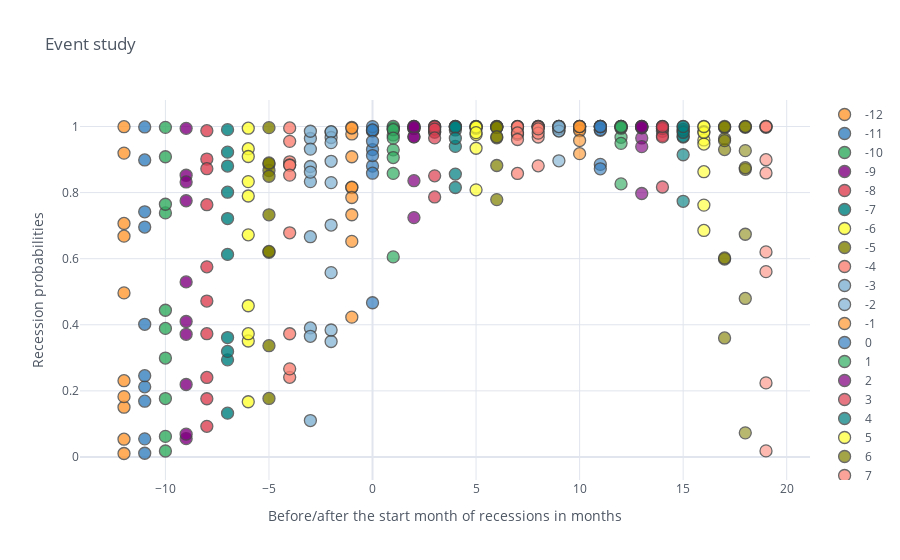

Here is the notebook cell this chart was saved with:
### Code cell
bf_af_prob.iplot(kind='scatter', theme='white', x='months', y='probability', categories='months',
                 xTitle='Before/after the start month of recessions in months', yTitle='Recession probabilities',
                 title='Event study' )

### Figure 1 — Plotly figure (JSON) as saved in the notebook; plotly's stock layout.template omitted (floating-point values rounded to 4 significant figures)
{"data": [{"marker": {"color": "rgba(255, 153, 51, 1.0)", "line": {"width": 1.3}, "opacity": 0.8, "size": 12, "symbol": "circle"}, "mode": "markers", "name": "-12", "textfont": {"color": "#4D5663"}, "type": "scatter", "x": ["-12", "-12", "-12", "-12", "-12", "-12", "-12", "-12", "-12", "-12"], "y": [0.9195, 0.01045, 0.4965, 0.05373, 0.1506, 0.9994, 0.6681, 0.1825, 0.7066, 0.2308]}, {"marker": {"color": "rgba(55, 128, 191, 1.0)", "line": {"width": 1.3}, "opacity": 0.8, "size": 12, "symbol": "circle"}, "mode": "markers", "name": "-11", "textfont": {"color": "#4D5663"}, "type": "scatter", "x": ["-11", "-11", "-11", "-11", "-11", "-11", "-11", "-11", "-11", "-11"], "y": [0.8988, 0.01128, 0.4015, 0.05473, 0.2122, 0.9987, 0.6958, 0.1688, 0.7419, 0.2458]}, {"marker": {"color": "rgba(50, 171, 96, 1.0)", "line": {"width": 1.3}, "opacity": 0.8, "size": 12, "symbol": "circle"}, "mode": "markers", "name": "-10", "textfont": {"color": "#4D5663"}, "type": "scatter", "x": ["-10", "-10", "-10", "-10", "-10", "-10", "-10", "-10", "-10", "-10"], "y": [0.9084, 0.01805, 0.4439, 0.06221, 0.2992, 0.9974, 0.7386, 0.1767, 0.7647, 0.389]}, {"marker": {"color": "rgba(128, 0, 128, 1.0)", "line": {"width": 1.3}, "opacity": 0.8, "size": 12, "symbol": "circle"}, "mode": "markers", "name": "-9", "textfont": {"color": "#4D5663"}, "type": "scatter", "x": ["-9", "-9", "-9", "-9", "-9", "-9", "-9", "-9", "-9", "-9"], "y": [0.8525, 0.05546, 0.4099, 0.06902, 0.5297, 0.9943, 0.8322, 0.2193, 0.7752, 0.3711]}, {"marker": {"color": "rgba(219, 64, 82, 1.0)", "line": {"width": 1.3}, "opacity": 0.8, "size": 12, "symbol": "circle"}, "mode": "markers", "name": "-8", "textfont": {"color": "#4D5663"}, "type": "scatter", "x": ["-8", "-8", "-8", "-8", "-8", "-8", "-8", "-8", "-8", "-8"], "y": [0.9015, 0.1762, 0.3731, 0.09266, 0.5753, 0.9872, 0.8723, 0.2405, 0.7634, 0.4717]}, {"marker": {"color": "rgba(0, 128, 128, 1.0)", "line": {"width": 1.3}, "opacity": 0.8, "size": 12, "symbol": "circle"}, "mode": "markers", "name": "-7", "textfont": {"color": "#4D5663"}, "type": "scatter", "x": ["-7", "-7", "-7", "-7", "-7", "-7", "-7", "-7", "-7", "-7"], "y": [0.9224, 0.2939, 0.3614, 0.1325, 0.7215, 0.9905, 0.8804, 0.3194, 0.8012, 0.6129]}, {"marker": {"color": "rgba(255, 255, 51, 1.0)", "line": {"width": 1.3}, "opacity": 0.8, "size": 12, "symbol": "circle"}, "mode": "markers", "name": "-6", "textfont": {"color": "#4D5663"}, "type": "scatter", "x": ["-6", "-6", "-6", "-6", "-6", "-6", "-6", "-6", "-6", "-6"], "y": [0.9329, 0.3509, 0.373, 0.1671, 0.7897, 0.9949, 0.9092, 0.4575, 0.8332, 0.6722]}, {"marker": {"color": "rgba(128, 128, 0, 1.0)", "line": {"width": 1.3}, "opacity": 0.8, "size": 12, "symbol": "circle"}, "mode": "markers", "name": "-5", "textfont": {"color": "#4D5663"}, "type": "scatter", "x": ["-5", "-5", "-5", "-5", "-5", "-5", "-5", "-5", "-5", "-5"], "y": [0.8864, 0.6195, 0.3367, 0.1771, 0.8669, 0.9966, 0.8896, 0.7327, 0.8495, 0.6221]}, {"marker": {"color": "rgba(251, 128, 114, 1.0)", "line": {"width": 1.3}, "opacity": 0.8, "size": 12, "symbol": "circle"}, "mode": "markers", "name": "-4", "textfont": {"color": "#4D5663"}, "type": "scatter", "x": ["-4", "-4", "-4", "-4", "-4", "-4", "-4", "-4", "-4", "-4"], "y": [0.955, 0.2409, 0.3729, 0.2665, 0.8932, 0.9957, 0.8842, 0.8824, 0.8529, 0.6783]}, {"marker": {"color": "rgba(128, 177, 211, 1.0)", "line": {"width": 1.3}, "opacity": 0.8, "size": 12, "symbol": "circle"}, "mode": "markers", "name": "-3", "textfont": {"color": "#4D5663"}, "type": "scatter", "x": ["-3", "-3", "-3", "-3", "-3", "-3", "-3", "-3", "-3", "-3"], "y": [0.9637, 0.1101, 0.3905, 0.3651, 0.9316, 0.9856, 0.8789, 0.8332, 0.862, 0.6665]}, {"marker": {"color": "rgba(128, 177, 211, 0.8999999999999999)", "line": {"width": 1.3}, "opacity": 0.8, "size": 12, "symbol": "circle"}, "mode": "markers", "name": "-2", "textfont": {"color": "#4D5663"}, "type": "scatter", "x": ["-2", "-2", "-2", "-2", "-2", "-2", "-2", "-2", "-2", "-2"], "y": [0.9827, 0.3493, 0.3842, 0.5577, 0.9668, 0.9846, 0.8302, 0.9511, 0.8947, 0.7018]}, {"marker": {"color": "rgba(255, 153, 51, 0.8999999999999999)", "line": {"width": 1.3}, "opacity": 0.8, "size": 12, "symbol": "circle"}, "mode": "markers", "name": "-1", "textfont": {"color": "#4D5663"}, "type": "scatter", "x": ["-1", "-1", "-1", "-1", "-1", "-1", "-1", "-1", "-1", "-1"], "y": [0.6523, 0.7329, 0.4231, 0.8153, 0.9775, 0.9974, 0.8162, 0.9953, 0.9084, 0.7851]}, {"marker": {"color": "rgba(55, 128, 191, 0.8999999999999999)", "line": {"width": 1.3}, "opacity": 0.8, "size": 12, "symbol": "circle"}, "mode": "markers", "name": "0", "textfont": {"color": "#4D5663"}, "type": "scatter", "x": ["0", "0", "0", "0", "0", "0", "0", "0", "0", "0"], "y": [0.9886, 0.9302, 0.4666, 0.8804, 0.986, 0.9998, 0.8586, 0.9896, 0.9551, 0.912]}, {"marker": {"color": "rgba(50, 171, 96, 0.8999999999999999)", "line": {"width": 1.3}, "opacity": 0.8, "size": 12, "symbol": "circle"}, "mode": "markers", "name": "1", "textfont": {"color": "#4D5663"}, "type": "scatter", "x": ["1", "1", "1", "1", "1", "1", "1", "1", "1", "1"], "y": [0.995, 0.9744, 0.6055, 0.9294, 0.9926, 1.0, 0.8581, 0.9904, 0.9648, 0.9061]}, {"marker": {"color": "rgba(128, 0, 128, 0.8999999999999999)", "line": {"width": 1.3}, "opacity": 0.8, "size": 12, "symbol": "circle"}, "mode": "markers", "name": "2", "textfont": {"color": "#4D5663"}, "type": "scatter", "x": ["2", "2", "2", "2", "2", "2", "2", "2", "2", "2"], "y": [0.9996, 0.9943, 0.7243, 0.9689, 0.9955, 1.0, 0.836, 0.9941, 0.9687, 1.0]}, {"marker": {"color": "rgba(219, 64, 82, 0.8999999999999999)", "line": {"width": 1.3}, "opacity": 0.8, "size": 12, "symbol": "circle"}, "mode": "markers", "name": "3", "textfont": {"color": "#4D5663"}, "type": "scatter", "x": ["3", "3", "3", "3", "3", "3", "3", "3", "3", "3"], "y": [1.0, 0.9845, 0.8507, 0.9825, 0.9985, 1.0, 0.7867, 0.992, 0.9655, null]}, {"marker": {"color": "rgba(0, 128, 128, 0.8999999999999999)", "line": {"width": 1.3}, "opacity": 0.8, "size": 12, "symbol": "circle"}, "mode": "markers", "name": "4", "textfont": {"color": "#4D5663"}, "type": "scatter", "x": ["4", "4", "4", "4", "4", "4", "4", "4", "4", "4"], "y": [1.0, 0.8154, 0.9398, 0.9896, 0.9994, 1.0, 0.856, 0.9979, 0.9644, null]}, {"marker": {"color": "rgba(255, 255, 51, 0.8999999999999999)", "line": {"width": 1.3}, "opacity": 0.8, "size": 12, "symbol": "circle"}, "mode": "markers", "name": "5", "textfont": {"color": "#4D5663"}, "type": "scatter", "x": ["5", "5", "5", "5", "5", "5", "5", "5", "5", "5"], "y": [1.0, 0.9342, 0.9756, 0.9949, 0.9995, 0.9999, 0.8083, 0.998, 0.9814, null]}, {"marker": {"color": "rgba(128, 128, 0, 0.8999999999999999)", "line": {"width": 1.3}, "opacity": 0.8, "size": 12, "symbol": "circle"}, "mode": "markers", "name": "6", "textfont": {"color": "#4D5663"}, "type": "scatter", "x": ["6", "6", "6", "6", "6", "6", "6", "6", "6", "6"], "y": [1.0, 0.882, 0.9658, 0.9978, 0.9994, 0.9997, 0.7787, 0.9971, 0.969, null]}, {"marker": {"color": "rgba(251, 128, 114, 0.8999999999999999)", "line": {"width": 1.3}, "opacity": 0.8, "size": 12, "symbol": "circle"}, "mode": "markers", "name": "7", "textfont": {"color": "#4D5663"}, "type": "scatter", "x": ["7", "7", "7", "7", "7", "7", "7", "7", "7", "7"], "y": [1.0, 0.9811, 0.9761, 0.9997, 0.9987, 0.9995, 0.858, 0.9805, 0.9607, null]}, {"marker": {"color": "rgba(251, 128, 114, 0.7999999999999998)", "line": {"width": 1.3}, "opacity": 0.8, "size": 12, "symbol": "circle"}, "mode": "markers", "name": "8", "textfont": {"color": "#4D5663"}, "type": "scatter", "x": ["8", "8", "8", "8", "8", "8", "8", "8", "8", "8"], "y": [1.0, 0.9999, 0.9682, 0.9999, 0.9974, 0.9991, 0.8809, 0.9798, 0.9927, null]}, {"marker": {"color": "rgba(128, 177, 211, 0.7999999999999998)", "line": {"width": 1.3}, "opacity": 0.8, "size": 12, "symbol": "circle"}, "mode": "markers", "name": "9", "textfont": {"color": "#4D5663"}, "type": "scatter", "x": ["9", "9", "9", "9", "9", "9", "9", "9", "9", "9"], "y": [1.0, 1.0, 0.9878, 1.0, 0.9943, 0.9995, 0.8962, 0.9862, 0.9998, null]}, {"marker": {"color": "rgba(255, 153, 51, 0.7999999999999998)", "line": {"width": 1.3}, "opacity": 0.8, "size": 12, "symbol": "circle"}, "mode": "markers", "name": "10", "textfont": {"color": "#4D5663"}, "type": "scatter", "x": ["10", "10", "10", "10", "10", "10", "10", "10", "10", "10"], "y": [1.0, 1.0, 0.9918, 1.0, 0.9872, 0.9995, 0.9178, 0.9575, 0.9999, null]}, {"marker": {"color": "rgba(55, 128, 191, 0.7999999999999998)", "line": {"width": 1.3}, "opacity": 0.8, "size": 12, "symbol": "circle"}, "mode": "markers", "name": "11", "textfont": {"color": "#4D5663"}, "type": "scatter", "x": ["11", "11", "11", "11", "11", "11", "11", "11", "11", "11"], "y": [1.0, 0.9999, 0.9884, 1.0, 0.9905, 0.9994, 0.8854, 0.872, 0.9999, null]}, {"marker": {"color": "rgba(50, 171, 96, 0.7999999999999998)", "line": {"width": 1.3}, "opacity": 0.8, "size": 12, "symbol": "circle"}, "mode": "markers", "name": "12", "textfont": {"color": "#4D5663"}, "type": "scatter", "x": ["12", "12", "12", "12", "12", "12", "12", "12", "12", "12"], "y": [1.0, 0.9995, 0.9673, 1.0, 0.9949, 0.9975, 0.8263, 0.949, 1.0, null]}, {"marker": {"color": "rgba(128, 0, 128, 0.7999999999999998)", "line": {"width": 1.3}, "opacity": 0.8, "size": 12, "symbol": "circle"}, "mode": "markers", "name": "13", "textfont": {"color": "#4D5663"}, "type": "scatter", "x": ["13", "13", "13", "13", "13", "13", "13", "13", "13", "13"], "y": [1.0, 0.9991, 0.9654, 0.9999, 0.9966, 0.9959, 0.7972, 0.9391, 1.0, null]}, {"marker": {"color": "rgba(219, 64, 82, 0.7999999999999998)", "line": {"width": 1.3}, "opacity": 0.8, "size": 12, "symbol": "circle"}, "mode": "markers", "name": "14", "textfont": {"color": "#4D5663"}, "type": "scatter", "x": ["14", "14", "14", "14", "14", "14", "14", "14", "14", "14"], "y": [0.9997, 0.9856, 0.9723, 0.9997, 0.9957, 0.9937, 0.8169, 0.9685, 1.0, null]}, {"marker": {"color": "rgba(0, 128, 128, 0.7999999999999998)", "line": {"width": 1.3}, "opacity": 0.8, "size": 12, "symbol": "circle"}, "mode": "markers", "name": "15", "textfont": {"color": "#4D5663"}, "type": "scatter", "x": ["15", "15", "15", "15", "15", "15", "15", "15", "15", "15"], "y": [0.9682, 0.9146, 0.9704, 0.9996, 0.9856, 0.9911, 0.7737, 0.982, 1.0, null]}, {"marker": {"color": "rgba(255, 255, 51, 0.7999999999999998)", "line": {"width": 1.3}, "opacity": 0.8, "size": 12, "symbol": "circle"}, "mode": "markers", "name": "16", "textfont": {"color": "#4D5663"}, "type": "scatter", "x": ["16", "16", "16", "16", "16", "16", "16", "16", "16", "16"], "y": [0.8633, 0.7621, 0.9593, 0.999, 0.9846, 0.9816, 0.6854, 0.9468, 1.0, null]}, {"marker": {"color": "rgba(128, 128, 0, 0.7999999999999998)", "line": {"width": 1.3}, "opacity": 0.8, "size": 12, "symbol": "circle"}, "mode": "markers", "name": "17", "textfont": {"color": "#4D5663"}, "type": "scatter", "x": ["17", "17", "17", "17", "17", "17", "17", "17", "17", "17"], "y": [0.3601, 0.5989, 0.9301, 0.9979, 0.9974, 0.9632, 0.602, 0.9572, 1.0, null]}, {"marker": {"color": "rgba(128, 128, 0, 0.7)", "line": {"width": 1.3}, "opacity": 0.8, "size": 12, "symbol": "circle"}, "mode": "markers", "name": "18", "textfont": {"color": "#4D5663"}, "type": "scatter", "x": ["18", "18", "18", "18", "18", "18", "18", "18", "18", "18"], "y": [0.07294, 0.4797, 0.927, 0.9976, 0.9998, 0.8705, 0.674, 0.8752, 1.0, null]}, {"marker": {"color": "rgba(251, 128, 114, 0.7)", "line": {"width": 1.3}, "opacity": 0.8, "size": 12, "symbol": "circle"}, "mode": "markers", "name": "19", "textfont": {"color": "#4D5663"}, "type": "scatter", "x": ["19", "19", "19", "19", "19", "19", "19", "19", "19", "19"], "y": [0.01831, 0.2241, 0.6206, 0.9976, 1.0, 0.8996, 0.5608, 0.8594, 1.0, null]}], "layout": {"legend": {"bgcolor": "#FFFFFF", "font": {"color": "#4D5663"}}, "paper_bgcolor": "#FFFFFF", "plot_bgcolor": "#FFFFFF", "title": {"font": {"color": "#4D5663"}, "text": "Event study"}, "xaxis": {"gridcolor": "#E1E5ED", "showgrid": true, "tickfont": {"color": "#4D5663"}, "title": {"font": {"color": "#4D5663"}, "text": "Before/after the start month of recessions in months"}, "zerolinecolor": "#E1E5ED"}, "yaxis": {"gridcolor": "#E1E5ED", "showgrid": true, "tickfont": {"color": "#4D5663"}, "title": {"font": {"color": "#4D5663"}, "text": "Recession probabilities"}, "zerolinecolor": "#E1E5ED"}}}
